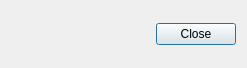
<?xml version="1.0" encoding="UTF-8"?>
<ui version="4.0">
 <class>ViewMatrixDialog</class>
 <widget class="QDialog" name="ViewMatrixDialog">
  <property name="geometry">
   <rect>
    <x>0</x>
    <y>0</y>
    <width>247</width>
    <height>68</height>
   </rect>
  </property>
  <property name="sizePolicy">
   <sizepolicy hsizetype="Preferred" vsizetype="MinimumExpanding">
    <horstretch>0</horstretch>
    <verstretch>0</verstretch>
   </sizepolicy>
  </property>
  <property name="windowTitle">
   <string>View Matrix</string>
  </property>
  <layout class="QVBoxLayout" name="verticalLayout">
   <item>
    <layout class="QVBoxLayout" name="MLLayout"/>
   </item>
   <item>
    <widget class="QDialogButtonBox" name="buttonBox">
     <property name="standardButtons">
      <set>QDialogButtonBox::Close</set>
     </property>
    </widget>
   </item>
  </layout>
 </widget>
 <resources/>
 <connections/>
</ui>
